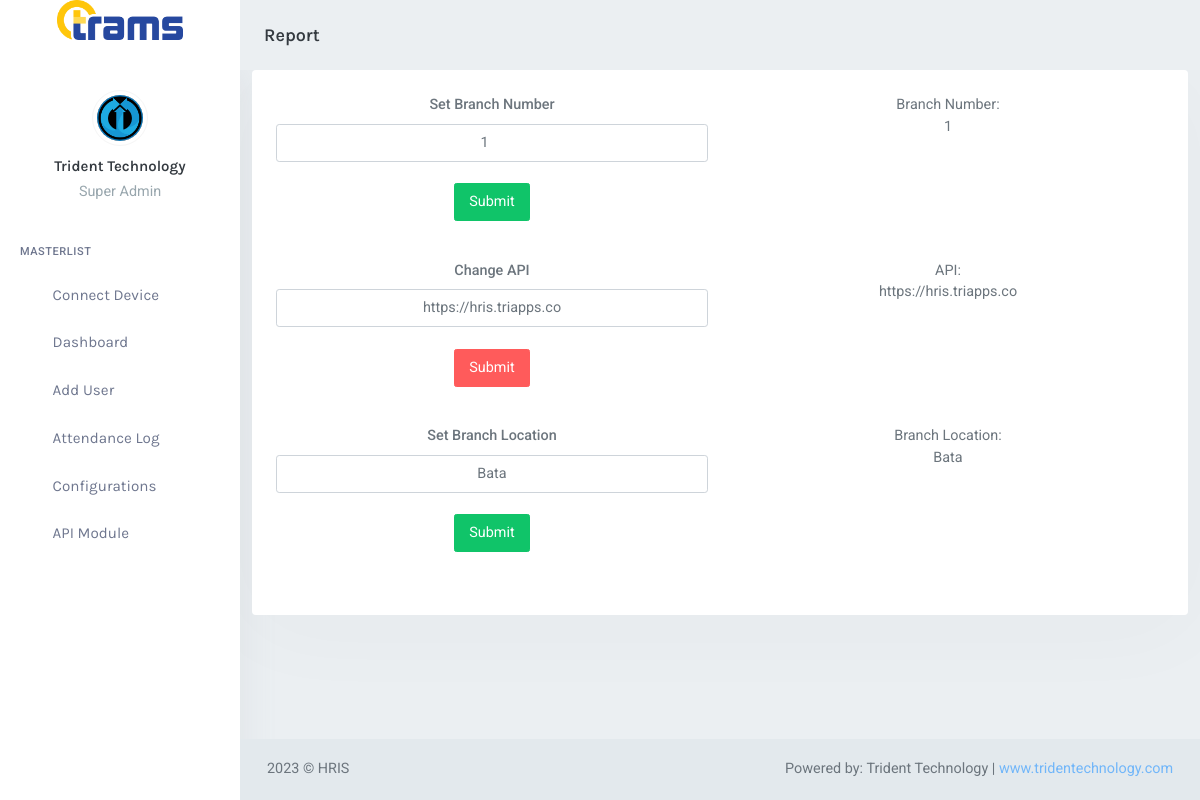
The page /configurations/index.php (signed in) on the database its author committed.
### tables this page shows
CREATE TABLE `bs_page` (
  `p_id` int(10) NOT NULL,
  `page_name` text DEFAULT NULL,
  `is_deleted` int(1) NOT NULL DEFAULT 0
);

CREATE TABLE `bs_user` (
  `user_id` int(11) UNSIGNED NOT NULL,
  `e_id` int(11) NOT NULL DEFAULT 0,
  `id_num` text DEFAULT NULL,
  `firstname` varchar(100) NOT NULL DEFAULT '',
  `middlename` varchar(100) NOT NULL DEFAULT '',
  `lastname` varchar(100) NOT NULL DEFAULT '',
  `email` varchar(100) DEFAULT '',
  `username` varchar(100) NOT NULL DEFAULT '',
  `password` varchar(32) NOT NULL DEFAULT '',
  `pass_text` varchar(200) NOT NULL DEFAULT '',
  `title` varchar(100) DEFAULT '',
  `contactno` varchar(100) DEFAULT '',
  `address` text DEFAULT NULL,
  `image` varchar(200) NOT NULL DEFAULT '',
  `thumbnail` varchar(200) NOT NULL DEFAULT '',
  `is_admin` tinyint(1) NOT NULL DEFAULT 0,
  `access_level` int(10) NOT NULL DEFAULT 0,
  `is_user` int(1) NOT NULL DEFAULT 0,
  `is_user_add` int(1) NOT NULL DEFAULT 0,
  `is_user_edit` int(1) NOT NULL DEFAULT 0,
  `is_user_delete` int(1) NOT NULL DEFAULT 0,
  `date_added` varchar(50) DEFAULT NULL,
  `added_by` int(10) NOT NULL DEFAULT 0,
  `date_modified` varchar(50) DEFAULT NULL,
  `modified_by` int(10) NOT NULL DEFAULT 0,
  `date_deleted` varchar(50) DEFAULT NULL,
  `deleted_by` int(10) NOT NULL DEFAULT 0,
  `is_deleted` tinyint(1) NOT NULL DEFAULT 0,
  `is_active` tinyint(1) NOT NULL DEFAULT 0,
  `last_login` timestamp NOT NULL DEFAULT current_timestamp() ON UPDATE current_timestamp(),
  `last_logout` timestamp NOT NULL DEFAULT current_timestamp(),
  `uid` varchar(170) NOT NULL DEFAULT ''
);

CREATE TABLE `bs_config` (
  `il_id` int(10) NOT NULL,
  `api` varchar(1000) NOT NULL,
  `branch_number` int(10) NOT NULL,
  `branch_location` varchar(100) NOT NULL,
  `device_serial_number` varchar(100) DEFAULT ''
);

CREATE TABLE `bs_setting` (
  `setting_id` int(10) UNSIGNED NOT NULL,
  `directory` varchar(100) NOT NULL DEFAULT '',
  `admin_dir` varchar(70) NOT NULL,
  `system_title` varchar(100) NOT NULL DEFAULT '',
  `abrv` varchar(70) NOT NULL DEFAULT '',
  `year_developed` year(4) NOT NULL,
  `description` text NOT NULL,
  `developer` varchar(100) NOT NULL,
  `website` varchar(100) NOT NULL
);

### configurations/index.php (called while the page is built, shortened)
<?php
require_once '../global-library/config.php';
require_once '../include/template.php';
?>

### global-library/config.php (called while the page is built, shortened)
<?php
$dbHost = 'localhost';
$dbUser = 'root';
$dbPass = '';
$dbName = 'db_tridentbio';
try {
    $conn = new PDO("mysql:host=$dbHost;dbname=$dbName", $dbUser, $dbPass);
    $conn->setAttribute(PDO::ATTR_ERRMODE, PDO::ERRMODE_EXCEPTION);
}
catch(PDOException $e)
    { echo "Connection failed: " . $e->getMessage(); }
if(isset($_SESSION['user_id'])){ $userId = $_SESSION['user_id']; }else{ $userId = ""; }
$user = $conn->prepare("SELECT * FROM bs_user WHERE user_id = '$userId'");
$user->execute();
$user_data = $user->fetch();
$sett = $conn->prepare("SELECT * FROM bs_setting");
$sett->execute();
$sett_data = $sett->fetch();
?>

### configurations/list.php (the view, shortened to what this page needs)
<div class="card">
    <div class="card-body ">
        <div class="row" style="text-align:center; " style="overflow: scroll; max-height: 100%;">
            <div class="col-lg-6 mb-3">
                <form method="post" action="process.php?action=branchNumber" style="text-align:center;">
                    <label for="branchnumber" class="form-label">Set Branch Number</label>
                    <br>
                    <input style="text-align:center" class="form-control" value="<?php
                            $branch = $conn->prepare("SELECT * FROM bs_config WHERE il_id = '1'");
                            $branch->execute();
                            $branch_data = $branch->fetch();
                            echo $branch_data['branch_number'];
                    ?>" id="branchnumber" type="number" name="branchNumber">
                    <br>
                    <button type="submit" class="btn btn-success">Submit</button>
                </form>
            </div>
            <div class="col-lg-6 mb-3">
                <p>Branch Number:
                    <br>
                    <?php
                    echo $branch_data['branch_number'];
                ?>
                </p>
            </div>
        </div>
        <div class="row" style="text-align:center;">
            <div class="col-lg-6 mb-3">
                <form method="post" action="process.php?action=changeApi" style="text-align:center;">
                    <label for="simpleinput" class="form-label">Change API</label>
                    <br>
                    <input style="text-align:center" type="text" value="<?php
                      echo $branch_data['api'];
                    ?>" name="api" id="simpleinput" class="form-control">
                    <br>
                    <button type="submit" class="btn btn-danger">Submit</button>
                </form>
            </div>
            <div class="col-lg-6 mb-3">
                <p>API:
                    <br />
                    <?php
                    echo $branch_data['api'];
                ?>
                </p>
            </div>
        </div>
        <div class="row" style="text-align:center;">
            <div class="col-lg-6 mb-3">
                <form method="post" action="process.php?action=branchLocation" style="text-align:center;">
                    <label for="branchLocation" class="form-label">Set Branch Location</label>
                    <br>
                    <input value="<?php echo $branch_data['branch_location'];
                    ?>" class="form-control" id="branchLocation" type="text" style="text-align:center;"
                        name="branchLocation">
                    <br>
                    <button type="submit" class="btn btn-success">Submit</button>
                </form>
            </div>
            <div class="col-lg-6 mb-3">
                <p>Branch Location:
                    <br>
                    <?php
                    echo $branch_data['branch_location'];
                ?>
                </p>
            </div>
        </div>
    </div>
</div>

### include/template.php (shortened to what this page needs)
<!DOCTYPE html>
<html lang="en">
	<head>
	<?php include ($_SERVER["DOCUMENT_ROOT"] . '/' . $sett_data['directory'] . '/include/global-css.php'); ?>
    </head>
	<body class="loading" data-layout='{"mode": "light", "width": "fluid", "menuPosition": "fixed", "sidebar": { "color": "light", "size": "default", "showuser": true}, "topbar": {"color": "light"}, "showRightSidebarOnPageLoad": true}'>
        <div id="wrapper">
			<?php include ($_SERVER["DOCUMENT_ROOT"] . '/' . $sett_data['directory'] . '/include/header.php'); ?>
			<?php include ($_SERVER["DOCUMENT_ROOT"] . '/' . $sett_data['directory'] . '/include/left-menu.php'); ?>
				<div class="content-page">
					<?php require_once $content; ?>
				</div>
            <?php
				include ($_SERVER["DOCUMENT_ROOT"] . '/' . $sett_data['directory'] . '/include/footer.php');
			?>
        </div>
    </body>
</html>

### include/global-css.php (shortened to what this page needs)
<link href="<?php echo WEB_ROOT; ?>assets/css/config/default/bootstrap.min.css" rel="stylesheet" type="text/css" id="bs-default-stylesheet" />
<link href="<?php echo WEB_ROOT; ?>assets/css/config/default/app.min.css" rel="stylesheet" type="text/css" id="app-default-stylesheet" />
<link href="<?php echo WEB_ROOT; ?>assets/css/config/default/bootstrap-dark.min.css" rel="stylesheet" type="text/css" id="bs-dark-stylesheet" disabled="disabled" />
<link href="<?php echo WEB_ROOT; ?>assets/css/config/default/app-dark.min.css" rel="stylesheet" type="text/css" id="app-dark-stylesheet" disabled="disabled" />
<link href="<?php echo WEB_ROOT; ?>assets/css/icons.min.css" rel="stylesheet" type="text/css" />
<link href="<?php echo WEB_ROOT; ?>assets/libs/datatables.net-bs5/css/dataTables.bootstrap5.min.css" rel="stylesheet" type="text/css" />
<link href="<?php echo WEB_ROOT; ?>assets/libs/datatables.net-responsive-bs5/css/responsive.bootstrap5.min.css" rel="stylesheet" type="text/css" />
<link href="<?php echo WEB_ROOT; ?>assets/libs/datatables.net-buttons-bs5/css/buttons.bootstrap5.min.css" rel="stylesheet" type="text/css" />
<link href="<?php echo WEB_ROOT; ?>assets/libs/datatables.net-select-bs5/css//select.bootstrap5.min.css" rel="stylesheet" type="text/css" />
<link href="<?php echo WEB_ROOT; ?>assets/libs/quill/quill.core.css" rel="stylesheet" type="text/css" />
<link href="<?php echo WEB_ROOT; ?>assets/libs/quill/quill.snow.css" rel="stylesheet" type="text/css" />
<link href="<?php echo WEB_ROOT; ?>assets/libs/mohithg-switchery/switchery.min.css" rel="stylesheet" type="text/css" />
<link href="<?php echo WEB_ROOT; ?>assets/libs/multiselect/css/multi-select.css" rel="stylesheet" type="text/css" />
<link href="<?php echo WEB_ROOT; ?>assets/libs/select2/css/select2.min.css" rel="stylesheet" type="text/css" />
<link href="<?php echo WEB_ROOT; ?>assets/libs/selectize/css/selectize.bootstrap3.css" rel="stylesheet" type="text/css" />
<link href="<?php echo WEB_ROOT; ?>assets/libs/bootstrap-touchspin/jquery.bootstrap-touchspin.min.css" rel="stylesheet" type="text/css" />
<link href="<?php echo WEB_ROOT; ?>assets/libs/dropzone/min/dropzone.min.css" rel="stylesheet" type="text/css" />
<link href="<?php echo WEB_ROOT; ?>assets/libs/dropify/css/dropify.min.css" rel="stylesheet" type="text/css" />
   <link href="<?php echo WEB_ROOT; ?>assets/libs/custombox/custombox.min.css" rel="stylesheet">
<link href="<?php echo WEB_ROOT; ?>assets/libs/spectrum-colorpicker2/spectrum.min.css" rel="stylesheet" type="text/css">
<link href="<?php echo WEB_ROOT; ?>assets/libs/flatpickr/flatpickr.min.css" rel="stylesheet" type="text/css" />
<link href="<?php echo WEB_ROOT; ?>assets/libs/clockpicker/bootstrap-clockpicker.min.css" rel="stylesheet" type="text/css" />
<link href="<?php echo WEB_ROOT; ?>assets/libs/bootstrap-datepicker/css/bootstrap-datepicker.min.css" rel="stylesheet" type="text/css" />
<link href="<?php echo WEB_ROOT; ?>assets/libs/admin-resources/rwd-table/rwd-table.min.css" rel="stylesheet" type="text/css" />

### include/header.php (shortened to what this page needs)
<div class="navbar-custom">
       <div class="logo-box">
           <a href="<?php echo WEB_ROOT; ?>" class="logo logo-dark text-center">
               <span class="logo-lg">
                   <img src="<?php echo WEB_ROOT; ?>assets/images/trams-logo.png" alt="" height="40">
               </span>
           </a>
       </div>
       <ul class="list-unstyled topnav-menu topnav-menu-left mb-0">
		<?php
			$page = $conn->prepare("SELECT * FROM bs_page WHERE p_id = '1'");
			$page->execute();
			$page_data = $page->fetch();
				$pageName = $page_data['page_name'];
		?>
		<li>
               <h4 class="page-title-main"><?php echo $pageName; ?></h4>
           </li>
       </ul>
</div>

### include/left-menu.php (shortened to what this page needs)
<?php
    if ($user_data['thumbnail']) {
        $user_image = WEB_ROOT . 'assets/images/profile-picture/' . $user_data['thumbnail'];
    } else {
        $user_image = WEB_ROOT . 'assets/images/profile-picture/noimage.png';
    }
?>
<div class="left-side-menu">
    <div class="h-100" data-simplebar>
        <div class="user-box text-center">
            <img src="<?php echo $user_image; ?>" alt="user-img"
                title="<?php echo $user_data['lastname']; ?>, <?php echo $user_data['firstname']; ?> <?php echo $user_data['middlename']; ?>"
                class="rounded-circle img-thumbnail avatar-md">
            <div class="dropdown">
                <a href="#" class="user-name dropdown-toggle h5 mt-2 mb-1 d-block" data-bs-toggle="dropdown"
                    aria-expanded="false"><?php echo $user_data['firstname']; ?>
                    <?php echo $user_data['lastname']; ?></a>
            </div>
            <p class="text-muted left-user-info"><?php echo $user_data['title']; ?></p>
        </div>
        <div id="sidebar-menu">
            <ul id="side-menu">
                <li class="menu-title">Masterlist</li>
                <li>
                    <a href="javascript:void(0)" onclick="submitFormConnect()">
                        <span>Connect Device</span>
                    </a>
                </li>
                <li>
                    <a href="<?php echo WEB_ROOT; ?>">
                        <span> Dashboard </span>
                    </a>
                </li>
                <li>
                    <a href="<?php echo WEB_ROOT; ?>user/">
                        <span> Add User </span>
                    </a>
                </li>
                <li>
                    <a href="<?php echo WEB_ROOT; ?>report/index.php?view=employee-log">
                        <span> Attendance Log </span>
                    </a>
                </li>
                <li>
                    <a href="<?php echo WEB_ROOT; ?>configurations">
                        <span> Configurations</span>
                    </a>
                </li>
                <li>
                    <a href="<?php echo WEB_ROOT; ?>api_module">
                        <span> API Module</span>
                    </a>
                </li>
            </ul>
        </div>
    </div>
</div>

### include/footer.php (shortened to what this page needs)
<footer class="footer">
	<div class="container-fluid">
		<div class="row">
			<div class="col-md-6">
				<?php echo $sett_data['year_developed']; ?> &copy; <?php echo $sett_data['system_title']; ?>
			</div>
			<div class="col-md-6">
				<div class="text-md-end">
					Powered by: <?php echo $sett_data['developer']; ?> | <a href="https://tridentechnology.com/" target="_blank" ><?php echo $sett_data['website']; ?></a>
				</div>
			</div>
		</div>
	</div>
</footer>

### rows shown on the page
bs_page: page_name "Report"
bs_user: thumbnail (picture), firstname "Trident", lastname "Technology", title "Super Admin"
bs_config: branchNumber "1", branch_number "1", api "https://hris.triapps.co", branchLocation "Bata", branch_location "Bata"
bs_setting: year_developed "2023", system_title "HRIS", developer "Trident Technology", website "www.tridentechnology.com"
